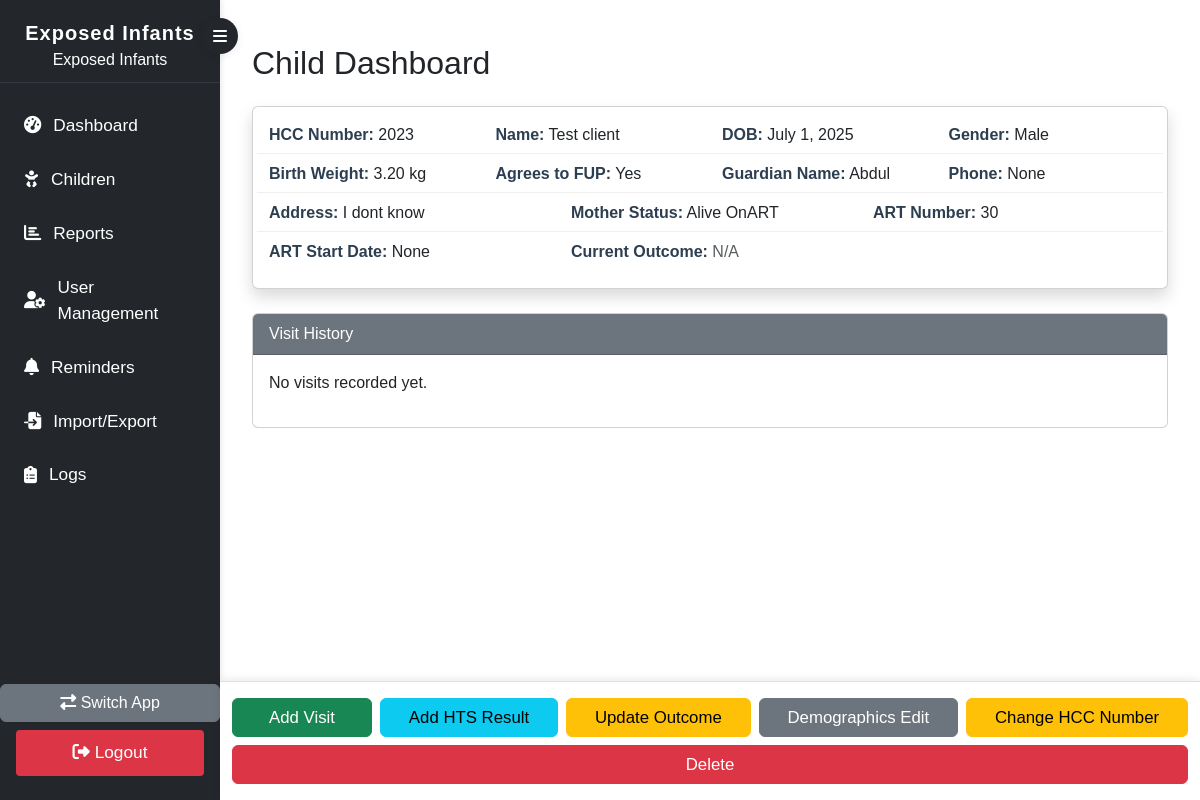
Screenshot of /children/child_dashboard/2023/ (signed in) with the database file from the repository.
### children/models.py (models this page shows, shortened)
class Child(models.Model):
    hcc_number = models.CharField(max_length=20, primary_key=True)
    child_name = models.CharField(max_length=200)
    child_dob = models.DateField()
    CHILD_GENDER_CHOICES = [
        ('Male', 'Male'),
        ('Female', 'Female')
    ]
    child_gender = models.CharField(max_length=6, choices=CHILD_GENDER_CHOICES)
    child_birth_weight = models.DecimalField(max_digits=5, decimal_places=2)
    guardian_name = models.CharField(max_length=200)
    relationship = models.CharField(max_length=100)
    guardian_phone = models.CharField(max_length=20)
    physical_address = models.TextField()
    AGREES_TO_FUP_CHOICES = [('Yes', 'Yes'), ('No', 'No')]
    agrees_to_fup = models.CharField(max_length=3, choices=AGREES_TO_FUP_CHOICES)
    MOTHER_STATUS_CHOICES = [
        ('Alive No ART', 'Alive No ART'),
        ('Alive OnART', 'Alive OnART'),
        ('Died', 'Died'),
        ('Unknown', 'Unknown'),
    ]
    mother_status = models.CharField(max_length=20, choices=MOTHER_STATUS_CHOICES)
    mother_art_number = models.CharField(max_length=20, blank=True, null=True)
    mother_art_start_date = models.DateField(blank=True, null=True)

### children/views.py (the view)
# urls.py: path('children/child_dashboard/<str:hcc_number>/', views.child_dashboard_view, name='child_dashboard'),
@login_required
def child_dashboard_view(request, hcc_number):
    child = get_object_or_404(Child, hcc_number=hcc_number)
    visits = child.visits.order_by('-visit_date')
    child_fields = []
    for field in child._meta.fields:
        if field.name != "id":
            child_fields.append({
                'name': field.name,
                'verbose_name': field.verbose_name,
                'value': getattr(child, field.name),
            })
    current_outcome = None
    current_outcome_date = None
    if visits.exists():
        latest_visit = visits.first()
        outcome = latest_visit.follow_up_outcome
        outcome_date = latest_visit.next_appointment_or_outcome_date
        from datetime import date, timedelta
        today = date.today()
        missed_or_defaulted_date = None
        if outcome == 'Con':  # Continue FUP
            if outcome_date:
                days_since = (today - outcome_date).days
                if days_since > 28:
                    current_outcome = 'Defaulted'
                    missed_or_defaulted_date = outcome_date + timedelta(days=29)
                elif days_since > 7:
                    current_outcome = 'Missed Appointment'
                    missed_or_defaulted_date = outcome_date + timedelta(days=8)
                else:
                    current_outcome = 'Alive in Care'
                current_outcome_date = outcome_date
            else:
                current_outcome = 'Alive in Care'
                current_outcome_date = None
        else:
            current_outcome = latest_visit.get_follow_up_outcome_display()
            current_outcome_date = outcome_date
    else:
        missed_or_defaulted_date = None
    return render(request, 'child_dashboard.html', {
        'child': child,
        'visits': visits,
        'child_fields': child_fields,
        'current_outcome': current_outcome,
        'current_outcome_date': current_outcome_date,
        'missed_or_defaulted_date': missed_or_defaulted_date,
    })

### children/templates/child_dashboard.html (shortened to what this page needs)
{% extends 'base.html' %}
{% load static %}
{% load field_tags %}
{% block content %}
<div class="container mt-4">
    <h2 class="mb-4">Child Dashboard</h2>
    <div id="cd-top-section" class="card mb-4 p-3 shadow">
        <div class="row mb-2">
            <div class="col-md-3"><strong>HCC Number:</strong> {{ child.hcc_number }}</div>
            <div class="col-md-3"><strong>Name:</strong> {{ child.child_name }}</div>
            <div class="col-md-3"><strong>DOB:</strong> {{ child.child_dob }}</div>
            <div class="col-md-3"><strong>Gender:</strong> {{ child.child_gender }}</div>
        </div>
        <div class="row mb-2">
            <div class="col-md-3"><strong>Birth Weight:</strong> {{ child.child_birth_weight }} kg</div>
            <div class="col-md-3"><strong>Agrees to FUP:</strong> {{ child.agrees_to_fup }}</div>
            <div class="col-md-3"><strong>Guardian Name:</strong> {{ child.guardian_name }}</div>
            <div class="col-md-3"><strong>Phone:</strong> {{ child.guardian_phone }}</div>
        </div>
        <div class="row mb-2">
            <div class="col-md-4"><strong>Address:</strong> {{ child.physical_address }}</div>
            <div class="col-md-4"><strong>Mother Status:</strong> {{ child.mother_status }}</div>
            <div class="col-md-4"><strong>ART Number:</strong> {{ child.mother_art_number }}</div>
        </div>
        <div class="row mb-2">
            <div class="col-md-4"><strong>ART Start Date:</strong> {{ child.mother_art_start_date }}</div>
            <div class="col-md-8">
                <strong>Current Outcome:</strong>
                {% if current_outcome %}
                    <span class="badge bg-info text-dark">{{ current_outcome }}</span>
                    {% if current_outcome == 'Missed Appointment' and missed_or_defaulted_date %}
                        <span class="text-muted">(became missed on {{ missed_or_defaulted_date|date:'Y-m-d' }})</span>
                    {% elif current_outcome == 'Defaulted' and missed_or_defaulted_date %}
                        <span class="text-muted">(became defaulted on {{ missed_or_defaulted_date|date:'Y-m-d' }})</span>
                    {% elif current_outcome_date %}
                        <span class="text-muted">(as of {{ current_outcome_date }})</span>
                    {% endif %}
                {% else %}
                    <span class="text-muted">N/A</span>
                {% endif %}
            </div>
        </div>
    </div>
 <div id="cd-middle-section" class="card mb-4">
    <div class="card-header bg-secondary text-white">Visit History</div>
    <div class="card-body">
        {% if visits %}
        <div class="table-responsive">
            <table class="table table-bordered table-striped table-hover">
                <thead class="table-secondary">
                    <tr>
                        <th>Visit Date</th>
                        <th>Height (cm)</th>
                        <th>Weight (kg)</th>
                        <th>MUAC (cm)</th>
                        <th>Wasting</th>
                        <th>Breastfeeding</th>
                        <th>Mother ART Status</th>
                        <th>Clinical Monitoring</th>
                        <th>HIV Testing</th>
                        <th>Infection Status</th>
                        <th>CPT Given</th>
                        <th>Follow-Up Outcome</th>
                        <th>Next Appointment</th>
                    </tr>
                </thead>
                <tbody>
                    {% for visit in visits %}
                    <tr>
                        <td>{{ visit.visit_date }}</td>
                        <td>{{ visit.height }}</td>
                        <td>{{ visit.weight }}</td>
                        <td>{{ visit.muac }}</td>
                        <td>{{ visit.get_wasting_display }}</td>
                        <td>{{ visit.get_breastfeeding_display }}</td>
                        <td>{{ visit.get_mother_art_status_display }}</td>
                        <td>{{ visit.get_clinical_monitoring_display }}</td>
                        <td>{{ visit.get_hiv_testing_display }}</td>
                        <td>{{ visit.get_infection_status_display }}</td>
                        <td>{{ visit.cpt_given }}</td>
                        <td>{{ visit.get_follow_up_outcome_display }}</td>
                        <td>{{ visit.next_appointment_or_outcome_date }}</td>
                    </tr>
                    {% endfor %}
                </tbody>
            </table>
        </div>
        {% else %}
            <p>No visits recorded yet.</p>
        {% endif %}
    </div>
</div>
    <div id="cd-bottom-section" class="cd-fixed-bottom-bar">
        <div class="container-fluid d-flex flex-wrap justify-content-center gap-2 py-3">
            {% if user.is_superuser %}
                <a href="{% url 'children:add_visit' child.hcc_number %}" class="btn btn-success flex-fill">Add Visit</a>
                <a href="{% url 'children:add_hts_result' child.hcc_number %}" class="btn btn-info flex-fill">Add HTS Result</a>
                <a href="{% url 'children:update_outcome' child.hcc_number %}" class="btn btn-warning flex-fill">Update Outcome</a>
                <a href="{% url 'children:edit_field' child.hcc_number 'all' %}" class="btn btn-secondary flex-fill">Demographics Edit</a>
                <a href="{% url 'children:change_hcc_number' child.hcc_number %}" class="btn btn-warning flex-fill">Change HCC Number</a>
                <a href="{% url 'children:delete_child' child.hcc_number %}" class="btn btn-danger flex-fill">Delete</a>
            {% endif %}
        </div>
    </div>
</div>
{% endblock %}

### children/static/css/styles.css (style rules this page uses)
html, body { height: 100%; margin: 0; font-family: Arial, sans-serif; }
.cd-fixed-bottom-bar { position: fixed; left: 220px; right: 0; bottom: 0; background: #fff; box-shadow: 0 -2px 8px rgba(0,0,0,0.08); z-index: 2000; border-top: 1px solid #e0e0e0; padding-bottom: env(safe-area-inset-bottom, 0); }
.cd-fixed-bottom-bar .btn { min-width: 140px; font-weight: 500; font-size: 1.05rem; margin-bottom: 0 !important; }
.cd-fixed-bottom-bar .container-fluid { max-width: 100vw; }
#cd-top-section .row.mb-2:not(:last-child) { border-bottom: 1px solid #f0f0f0; padding-bottom: 6px; margin-bottom: 10px; }
#cd-top-section strong { color: #2c3e50; }

### rows the page displays
Child: hcc_number "2023", child_name "Test client", child_dob "July 1, 2025", child_gender "Male", child_birth_weight "3.20", agrees_to_fup "Yes", guardian_name "Abdul", guardian_phone "None", physical_address "I dont know", mother_status "Alive OnART", mother_art_number "30", mother_art_start_date "None"
